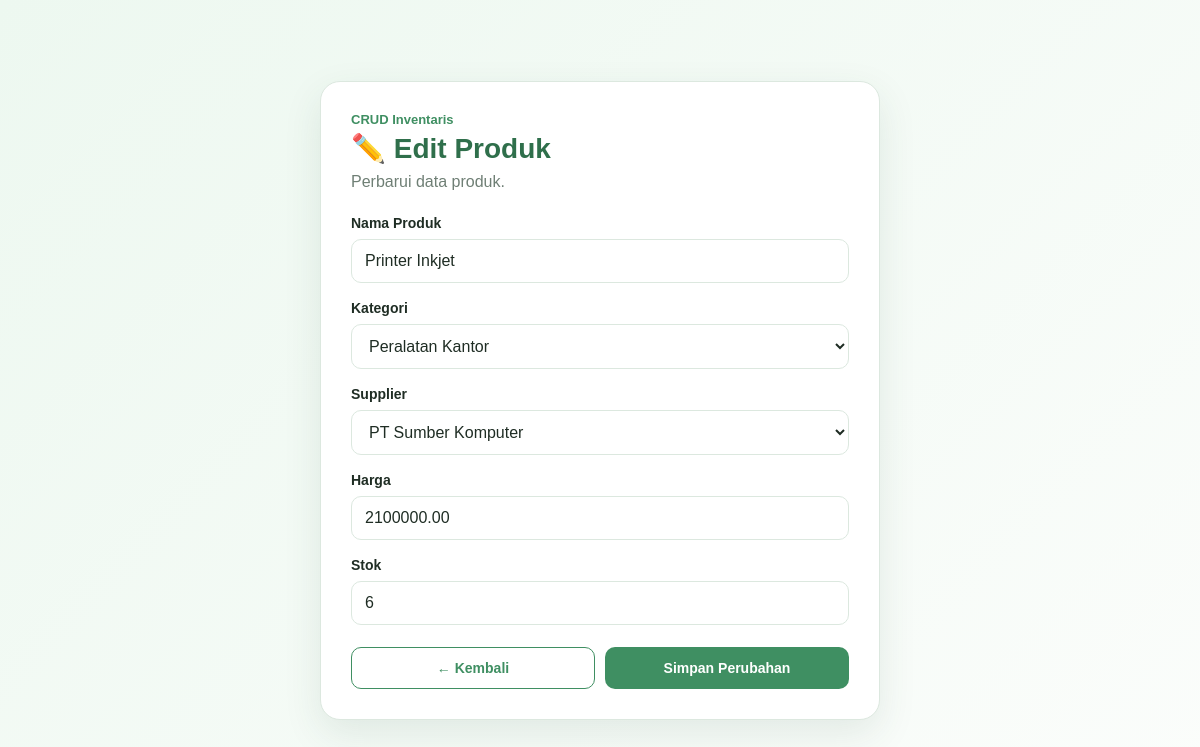
The page /edit.php?id=7 on the database its author committed.
### tables this page shows
CREATE TABLE products (
    id INT AUTO_INCREMENT PRIMARY KEY,
    name VARCHAR(150) NOT NULL,
    category_id INT NOT NULL,
    supplier_id INT NOT NULL,
    price DECIMAL(12,2) NOT NULL,
    stock INT NOT NULL DEFAULT 0,

    CONSTRAINT fk_product_category
        FOREIGN KEY (category_id)
        REFERENCES categories(id)
        ON UPDATE CASCADE
        ON DELETE RESTRICT,

    CONSTRAINT fk_product_supplier
        FOREIGN KEY (supplier_id)
        REFERENCES suppliers(id)
        ON UPDATE CASCADE
        ON DELETE RESTRICT
);

CREATE TABLE categories (
    id INT AUTO_INCREMENT PRIMARY KEY,
    name VARCHAR(100) NOT NULL UNIQUE
);

CREATE TABLE suppliers (
    id INT AUTO_INCREMENT PRIMARY KEY,
    name VARCHAR(100) NOT NULL,
    phone VARCHAR(20) NOT NULL
);

### edit.php (the view, shortened to what this page needs)
<?php
$pdo = Database::getInstance()->getConnection();
$id = isset($_GET['id'])
    ? (int) $_GET['id']
    : 0;
$stmt = $pdo->prepare(
    "SELECT * FROM products WHERE id = ?"
);
$stmt->execute([$id]);
$product = $stmt->fetch();
$categoryStmt = $pdo->query(
    "SELECT id, name
     FROM categories
     ORDER BY name"
);
$categories = $categoryStmt->fetchAll();
$supplierStmt = $pdo->query(
    "SELECT id, name
     FROM suppliers
     ORDER BY name"
);
$suppliers = $supplierStmt->fetchAll();
?>
<!DOCTYPE html>
<html lang="id">
<head>
    <link
        rel="stylesheet"
        href="assets/style.css"
    >
</head>
<body>
<main class="form-container">
    <section class="form-card">
        <div class="form-header">
            <p class="eyebrow">
                CRUD Inventaris
            </p>
            <h1>
                ✏️ Edit Produk
            </h1>
            <p>
                Perbarui data produk.
            </p>
        </div>
        <form
            method="POST"
            action=""
            class="product-form"
        >
            <div class="form-group">
                <label for="name">
                    Nama Produk
                </label>
                <input
                    type="text"
                    id="name"
                    name="name"
                    value="<?= htmlspecialchars(
                        $_POST['name']
                        ?? $product['name'],
                        ENT_QUOTES,
                        'UTF-8'
                    ) ?>"
                    required
                >
            </div>
            <div class="form-group">
                <label for="category_id">
                    Kategori
                </label>
                <select
                    id="category_id"
                    name="category_id"
                    required
                >
                    <?php foreach (
                        $categories as $category
                    ): ?>
                        <?php
                        $selectedCategory =
                            $_POST['category_id']
                            ?? $product['category_id'];
                        ?>
                        <option
                            value="<?= (int) $category['id'] ?>"
                            <?= (int) $selectedCategory
                                === (int) $category['id']
                                ? 'selected'
                                : '' ?>
                        >
                            <?= htmlspecialchars(
                                $category['name'],
                                ENT_QUOTES,
                                'UTF-8'
                            ) ?>
                        </option>
                    <?php endforeach; ?>
                </select>
            </div>
            <div class="form-group">
                <label for="supplier_id">
                    Supplier
                </label>
                <select
                    id="supplier_id"
                    name="supplier_id"
                    required
                >
                    <?php foreach (
                        $suppliers as $supplier
                    ): ?>
                        <?php
                        $selectedSupplier =
                            $_POST['supplier_id']
                            ?? $product['supplier_id'];
                        ?>
                        <option
                            value="<?= (int) $supplier['id'] ?>"
                            <?= (int) $selectedSupplier
                                === (int) $supplier['id']
                                ? 'selected'
                                : '' ?>
                        >
                            <?= htmlspecialchars(
                                $supplier['name'],
                                ENT_QUOTES,
                                'UTF-8'
                            ) ?>
                        </option>
                    <?php endforeach; ?>
                </select>
            </div>
            <div class="form-group">
                <label for="price">
                    Harga
                </label>
                <input
                    type="number"
                    id="price"
                    name="price"
                    min="1"
                    step="0.01"
                    value="<?= htmlspecialchars(
                        $_POST['price']
                        ?? $product['price'],
                        ENT_QUOTES,
                        'UTF-8'
                    ) ?>"
                    required
                >
            </div>
            <div class="form-group">
                <label for="stock">
                    Stok
                </label>
                <input
                    type="number"
                    id="stock"
                    name="stock"
                    min="0"
                    value="<?= htmlspecialchars(
                        $_POST['stock']
                        ?? $product['stock'],
                        ENT_QUOTES,
                        'UTF-8'
                    ) ?>"
                    required
                >
            </div>
            <div class="form-actions">
                <a
                    href="index.php"
                    class="secondary-btn"
                >
                    ← Kembali
                </a>
                <button
                    type="submit"
                    class="primary-btn"
                >
                    Simpan Perubahan
                </button>
            </div>
        </form>
    </section>
</main>
</body>
</html>

### assets/style.css (style rules this page uses)
:root { --primary: #3f8f62; --primary-dark: #2f6f4b; --primary-soft: #eaf6ee; --background: #f5faf7; --card: #ffffff; --text: #1f2d24; --muted: #6f7f75; --border: #dce8df; --danger: #d9534f; --danger-soft: #fdecec; --success: #2e8b57; --success-soft: #e8f7ee; --warning: #b7791f; --warning-soft: #fff7df; --shadow: 0 14px 38px rgba(40, 80, 55, 0.10); }
* { margin: 0; padding: 0; box-sizing: border-box; }
body { min-height: 100vh; font-family: Arial, Helvetica, sans-serif; background: linear-gradient( 135deg, #edf8f0, #fbfdfb ); color: var(--text); }
a { text-decoration: none; }
button, input, select { font: inherit; }
.eyebrow { color: var(--primary) !important; font-size: 13px; font-weight: 700; }
.primary-btn, .secondary-btn, .search-btn, .reset-btn, .export-btn, .edit-btn, .delete-btn { display: inline-flex; align-items: center; justify-content: center; border-radius: 10px; border: none; cursor: pointer; font-size: 14px; font-weight: 700; transition: 0.2s; }
.primary-btn { padding: 12px 18px; color: white; background: var(--primary); }
.secondary-btn { padding: 12px 18px; color: var(--primary); background: white; border: 1px solid var(--primary); }
.form-container { min-height: 100vh; display: flex; align-items: center; justify-content: center; padding: 30px 18px; }
.form-card { width: 100%; max-width: 560px; padding: 30px; background: white; border: 1px solid var(--border); border-radius: 20px; box-shadow: var(--shadow); }
.form-header { margin-bottom: 24px; }
.form-header h1 { margin: 5px 0 8px; font-size: 28px; color: var(--primary-dark); }
.form-header p { color: var(--muted); }
.product-form { display: flex; flex-direction: column; gap: 17px; }
.form-group { display: flex; flex-direction: column; gap: 8px; }
.form-group label { font-size: 14px; font-weight: 700; }
.form-group input, .form-group select { width: 100%; padding: 12px 13px; color: var(--text); background: white; border: 1px solid var(--border); border-radius: 10px; outline: none; }
.form-actions { display: grid; grid-template-columns: 1fr 1fr; gap: 10px; margin-top: 5px; }

### rows shown on the page
products: name "Printer Inkjet", category_id "Peralatan Kantor", supplier_id "PT Sumber Komputer", price "2100000.00", stock "6"
